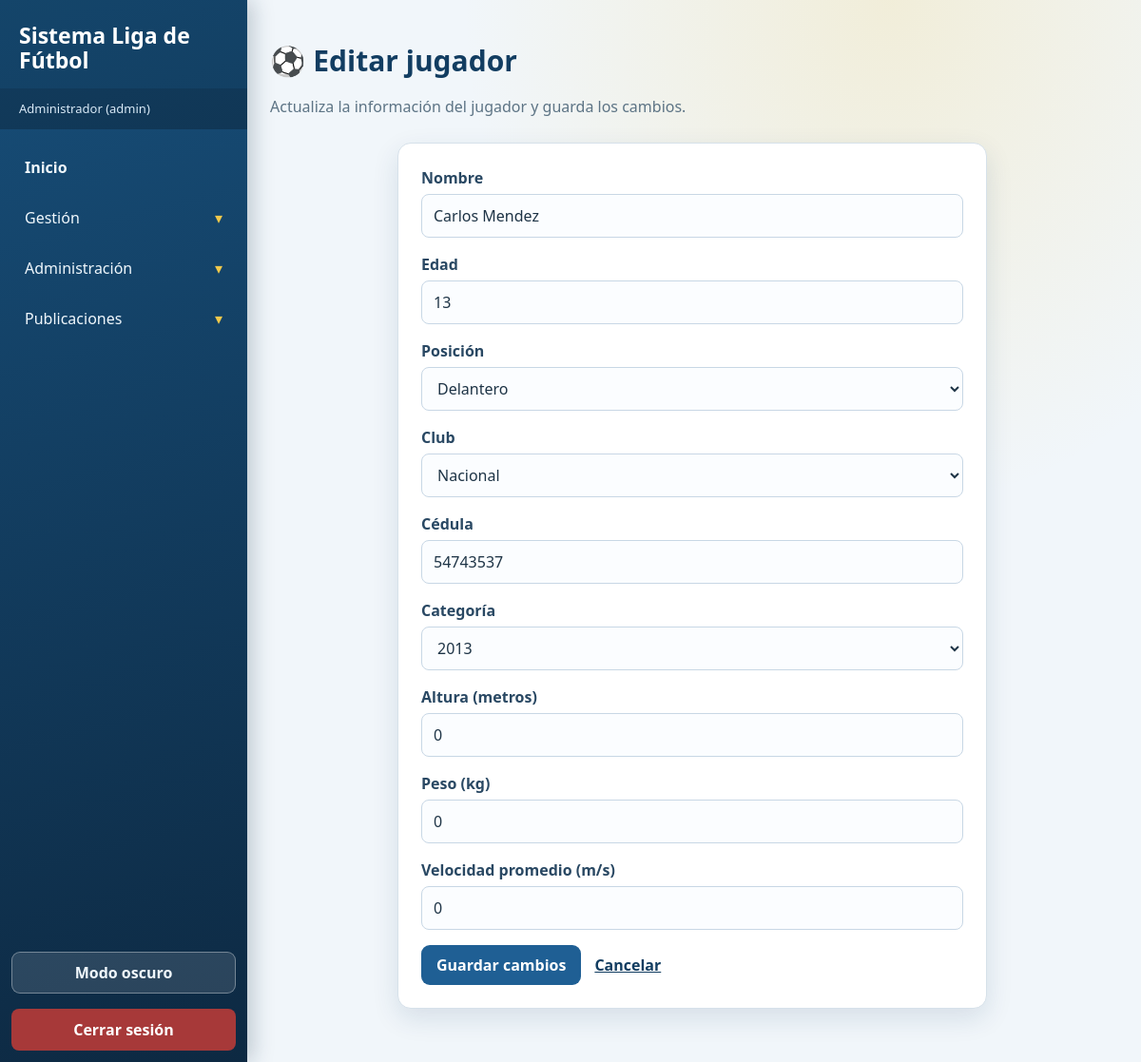
Screenshot of /editar_jugador.php?id=2 (signed in) with the database file from the repository.
### tables this page shows
CREATE TABLE `jugadores` (
  `id` int(11) NOT NULL,
  `nombre` varchar(100) DEFAULT NULL,
  `edad` int(11) DEFAULT NULL,
  `posicion` varchar(50) DEFAULT NULL,
  `club_id` int(11) DEFAULT NULL,
  `ci` varchar(20) DEFAULT NULL,
  `categoria` varchar(50) DEFAULT NULL,
  `altura` float NOT NULL,
  `masa` float NOT NULL,
  `fuerza_peso` float NOT NULL,
  `velocidad` float NOT NULL
);

CREATE TABLE `clubes` (
  `id` int(11) NOT NULL,
  `nombre` varchar(100) DEFAULT NULL,
  `ciudad` varchar(100) DEFAULT NULL,
  `fecha_fundacion` date DEFAULT NULL,
  `director_tecnico` varchar(43) DEFAULT NULL,
  `departamento` varchar(30) DEFAULT NULL,
  `activo` tinyint(1) NOT NULL DEFAULT 1
);

### editar_jugador.php (the view, shortened to what this page needs)
<?php
$jugadorId = filter_input(INPUT_GET, 'id', FILTER_VALIDATE_INT, [
    'options' => ['min_range' => 1],
]);
require_once('conexion.php');
$consultaJugador = mysqli_prepare($conn, 'SELECT * FROM jugadores WHERE id = ? LIMIT 1');
mysqli_stmt_bind_param($consultaJugador, 'i', $jugadorId);
if (!mysqli_stmt_execute($consultaJugador)) {
    mysqli_stmt_close($consultaJugador);
    http_response_code(500);
    exit('No se pudo cargar el jugador.');
}
$jugador = mysqli_fetch_assoc(mysqli_stmt_get_result($consultaJugador));
$resultadoClubes = mysqli_query($conn, 'SELECT id, nombre FROM clubes WHERE activo = 1 ORDER BY nombre');
$clubes = mysqli_fetch_all($resultadoClubes, MYSQLI_ASSOC);
$escape = static fn($valor) => htmlspecialchars((string) $valor, ENT_QUOTES, 'UTF-8');
?>
<!DOCTYPE html>
<html lang="es">
<head>
    <link rel="stylesheet" href="estilo.css">
</head>
<body>
<?php include('menu.php'); ?>
<main class="pagina-contenido">
    <h2>Editar jugador</h2>
    <p class="ayuda">Actualiza la información del jugador y guarda los cambios.</p>
    <form action="guardar_edicion_jugador.php" method="POST">
        <label for="nombre">Nombre</label>
        <input id="nombre" type="text" name="nombre" maxlength="100" value="<?php echo $escape($jugador['nombre']); ?>" required>
        <label for="edad">Edad</label>
        <input id="edad" type="number" name="edad" min="0" max="100" value="<?php echo (int) $jugador['edad']; ?>" required>
        <label for="posicion">Posición</label>
        <select id="posicion" name="posicion" required>
            <?php foreach (['Arquero', 'Defensa', 'Mediocampista', 'Delantero'] as $posicion) { ?>
                <option value="<?php echo $escape($posicion); ?>" <?php echo $jugador['posicion'] === $posicion ? 'selected' : ''; ?>>
                    <?php echo $escape($posicion); ?>
                </option>
            <?php } ?>
        </select>
        <label for="club_id">Club</label>
        <select id="club_id" name="club_id" required>
            <?php foreach ($clubes as $club) { ?>
                <option value="<?php echo (int) $club['id']; ?>" <?php echo (int) $jugador['club_id'] === (int) $club['id'] ? 'selected' : ''; ?>>
                    <?php echo $escape($club['nombre']); ?>
                </option>
            <?php } ?>
        </select>
        <label for="ci">Cédula</label>
        <input id="ci" type="text" name="ci" inputmode="numeric" pattern="[0-9]{8}" maxlength="8" value="<?php echo $escape($jugador['ci']); ?>" required>
        <label for="categoria">Categoría</label>
        <select id="categoria" name="categoria" required>
            <?php for ($anio = 2012; $anio <= 2019; $anio++) { ?>
                <option value="<?php echo $anio; ?>" <?php echo (string) $jugador['categoria'] === (string) $anio ? 'selected' : ''; ?>>
                    <?php echo $anio; ?>
                </option>
            <?php } ?>
        </select>
        <label for="altura">Altura (metros)</label>
        <input id="altura" type="number" name="altura" min="0" max="2.1" step="0.01" value="<?php echo $escape($jugador['altura']); ?>">
        <label for="masa">Peso (kg)</label>
        <input id="masa" type="number" name="masa" min="0" max="70.9" step="0.1" value="<?php echo $escape($jugador['masa']); ?>">
        <label for="velocidad">Velocidad promedio (m/s)</label>
        <input id="velocidad" type="number" name="velocidad" min="0" max="9.9" step="0.1" value="<?php echo $escape($jugador['velocidad']); ?>">
        <div class="acciones-formulario">
            <button type="submit">Guardar cambios</button>
            <a href="jugadores.php">Cancelar</a>
        </div>
    </form>
</main>
</body>
</html>

### estilo.css (style rules this page uses)
:root { --azul: #1f5f94; --azul-oscuro: #123d61; --balon: #f2c94c; --tinta: #1e3446; --fondo: #f1f6fa; --superficie: #fff; --borde: #d6e1ea; --sombra: 0 10px 28px rgba(18, 61, 97, .12); }
* { box-sizing: border-box; }
body { -webkit-user-select: none; user-select: none; }
input, select, textarea { -webkit-user-select: text; user-select: text; }
body { min-height: 100vh; margin: 0; padding: 28px 28px 32px 284px; color: var(--tinta); cursor: default; background: radial-gradient(ellipse at 78% 0%, rgba(242, 201, 76, .19), transparent 34%), var(--fondo); font: 16px/1.5 "Segoe UI", Arial, sans-serif; }
a { color: var(--azul-oscuro); cursor: pointer; font-weight: 650; }
h2 { margin: 18px 0; color: var(--azul-oscuro); font-size: clamp(1.5rem, 2.5vw, 2rem); line-height: 1.2; }
h2::before { content: "⚽ "; color: var(--azul); }
p { line-height: 1.6; }
.pagina-contenido { width: min(1200px, 100%); margin: 0 auto; }
.ayuda { max-width: 800px; color: #5d7485; }
form { width: min(620px, 100%); margin: 24px auto; padding: 24px; border: 1px solid var(--borde); border-radius: 14px; background: var(--superficie); box-shadow: var(--sombra); }
label { display: block; margin: 0 0 5px; color: #294863; font-weight: 700; }
input, select, textarea { width: 100%; min-height: 44px; margin: 0 0 16px; padding: 10px 12px; border: 1px solid #c8d7e5; border-radius: 8px; color: var(--tinta); background: #fbfdff; font: inherit; }
input, textarea { cursor: text; }
select { cursor: pointer; }
button, .boton { display: inline-flex; min-height: 42px; align-items: center; justify-content: center; padding: 9px 16px; border: 0; border-radius: 9px; color: #fff; background: var(--azul); cursor: pointer; font: inherit; font-weight: 750; text-decoration: none; transition: transform .18s, background .18s, box-shadow .18s; }
.acciones-formulario { display: flex; flex-wrap: wrap; align-items: center; gap: 14px; }

### rows the page displays
jugadores: nombre "Carlos Mendez", edad "13", posicion "Delantero", club_id "Nacional", ci "54743537", categoria "2013", altura "0", masa "0", velocidad "0"

### other values shown
$usuario "Administrador"
$rolVisible "admin"
